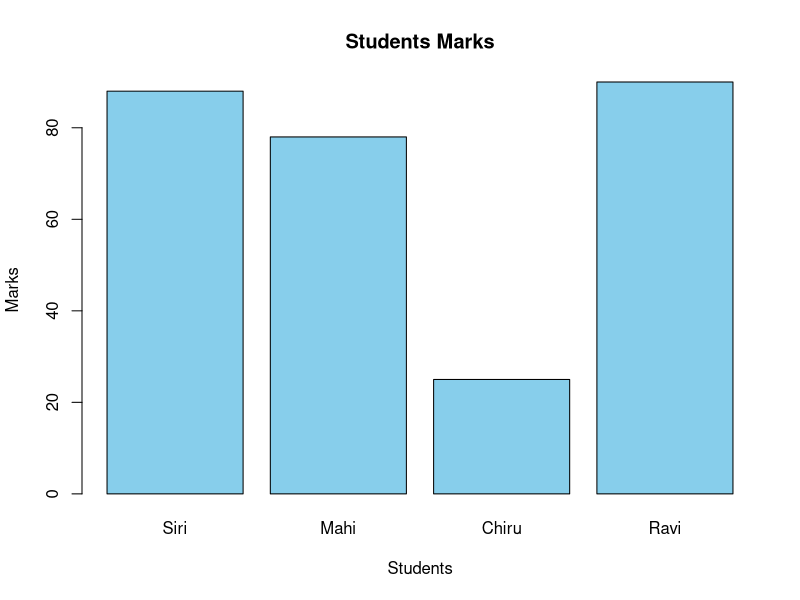
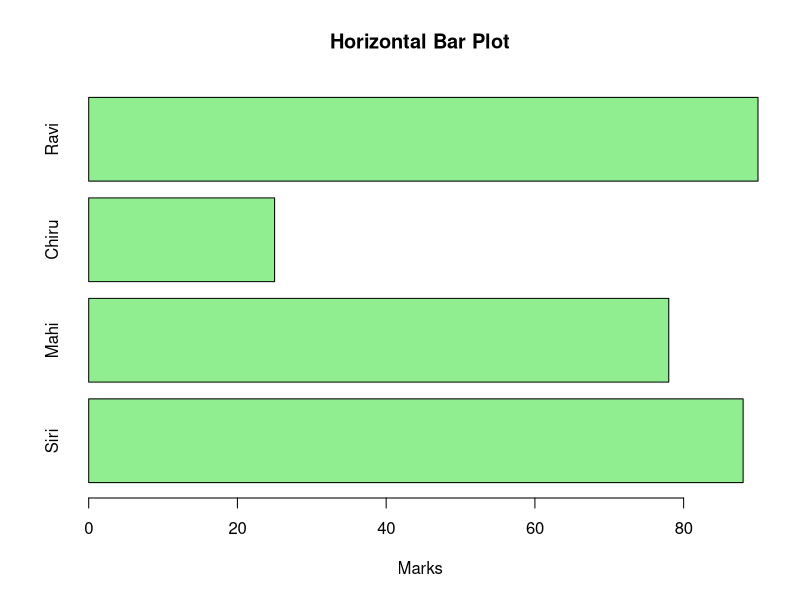

Reproduce these figures in R, in order.

students <- c("Siri", "Mahi", "Chiru", "Ravi")
marks <- c(88, 78, 25, 90)


barplot(marks,
        names.arg = students,
        main = "Students Marks",
        xlab = "Students",
        ylab = "Marks",
        col = "skyblue")


barplot(marks,
        names.arg = students,
        main = "Horizontal Bar Plot",
        xlab = "Marks",
        col = "lightgreen",
        horiz = TRUE)
